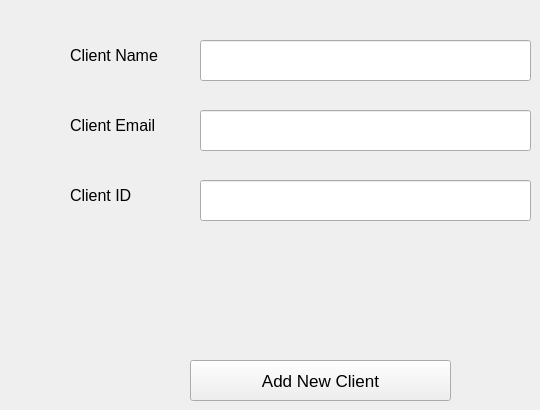
      <widget class="QWidget" name="tab_13">
       <attribute name="title">
        <string>Add New Client</string>
       </attribute>
       <widget class="QLineEdit" name="lineEdit_22">
        <property name="geometry">
         <rect>
          <x>200</x>
          <y>40</y>
          <width>331</width>
          <height>41</height>
         </rect>
        </property>
       </widget>
       <widget class="QPushButton" name="pushButton_17">
        <property name="geometry">
         <rect>
          <x>190</x>
          <y>360</y>
          <width>261</width>
          <height>41</height>
         </rect>
        </property>
        <property name="font">
         <font>
          <pointsize>13</pointsize>
         </font>
        </property>
        <property name="text">
         <string>Add New Client</string>
        </property>
       </widget>
       <widget class="QLabel" name="label_29">
        <property name="geometry">
         <rect>
          <x>70</x>
          <y>40</y>
          <width>101</width>
          <height>31</height>
         </rect>
        </property>
        <property name="font">
         <font>
          <pointsize>12</pointsize>
         </font>
        </property>
        <property name="text">
         <string>Client Name</string>
        </property>
       </widget>
       <widget class="QLabel" name="label_32">
        <property name="geometry">
         <rect>
          <x>70</x>
          <y>110</y>
          <width>101</width>
          <height>31</height>
         </rect>
        </property>
        <property name="font">
         <font>
          <pointsize>12</pointsize>
         </font>
        </property>
        <property name="text">
         <string>Client Email</string>
        </property>
       </widget>
       <widget class="QLineEdit" name="lineEdit_23">
        <property name="geometry">
         <rect>
          <x>200</x>
          <y>110</y>
          <width>331</width>
          <height>41</height>
         </rect>
        </property>
       </widget>
       <widget class="QLabel" name="label_33">
        <property name="geometry">
         <rect>
          <x>70</x>
          <y>180</y>
          <width>101</width>
          <height>31</height>
         </rect>
        </property>
        <property name="font">
         <font>
          <pointsize>12</pointsize>
         </font>
        </property>
        <property name="text">
         <string>Client ID</string>
        </property>
       </widget>
       <widget class="QLineEdit" name="lineEdit_24">
        <property name="geometry">
         <rect>
          <x>200</x>
          <y>180</y>
          <width>331</width>
          <height>41</height>
         </rect>
        </property>
       </widget>
      </widget>
